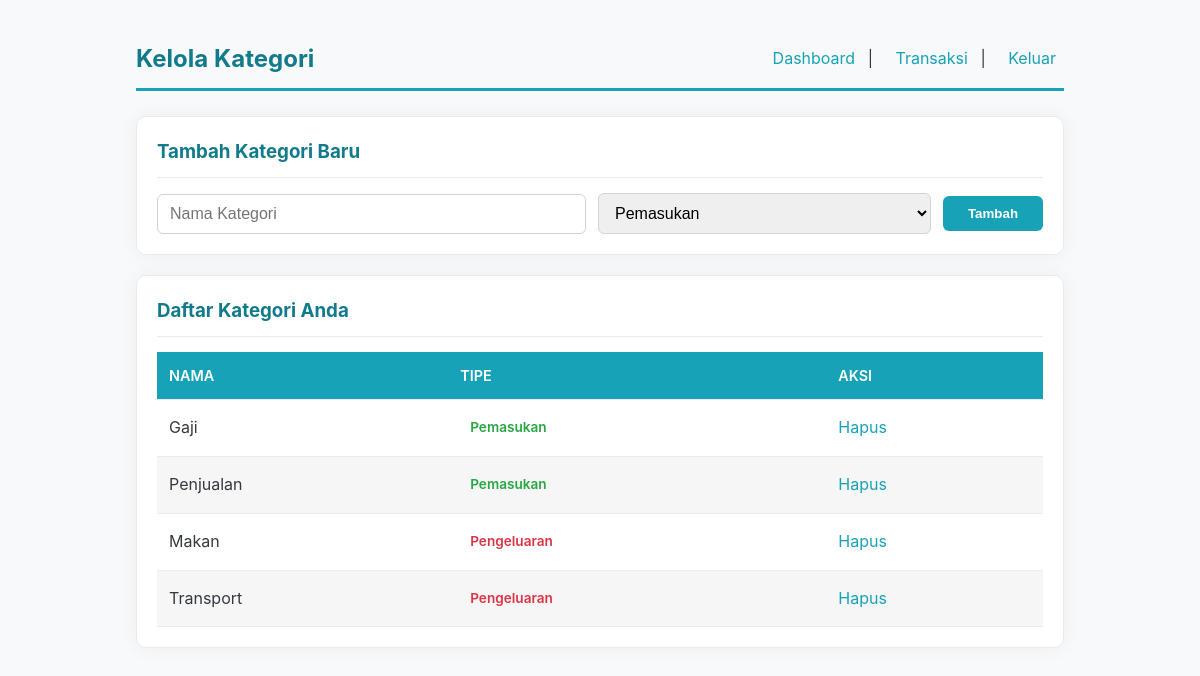
The app's page /categories.php (signed in) with its own data.
### tables this page shows
CREATE TABLE categories (
  id INT AUTO_INCREMENT PRIMARY KEY,
  user_id INT NOT NULL,
  name VARCHAR(100) NOT NULL,
  type ENUM('income','expense') NOT NULL,
  FOREIGN KEY (user_id) REFERENCES users(id) ON DELETE CASCADE
);

### public/categories.php (the view, shortened to what this page needs)
<?php
require_once __DIR__ . '/../db.php';
$uid = $_SESSION['user_id'];
$catStmt = $pdo->prepare('SELECT * FROM categories WHERE user_id = ? ORDER BY type, name');
$catStmt->execute([$uid]);
$categories = $catStmt->fetchAll(PDO::FETCH_ASSOC);
?>
<!DOCTYPE html>
<html lang="id">
<head>
</head>
<body>
<header>
    <h2>Kelola Kategori</h2>
    <div><a href="index.php">Dashboard</a> | <a href="transactions.php">Transaksi</a> | <a href="logout.php">Keluar</a></div>
</header>
<div class="card">
    <h3>Tambah Kategori Baru</h3>
    <form method="post" action="categories.php">
        <div class="form-row">
            <input name="name" placeholder="Nama Kategori" required>
            <select name="type" required>
                <option value="income">Pemasukan</option>
            </select>
            <button type="submit">Tambah</button>
        </div>
    </form>
</div>
<div class="card">
    <h3>Daftar Kategori Anda</h3>
    <table class="table">
        <thead><tr><th>Nama</th><th>Tipe</th><th>Aksi</th></tr></thead>
        <tbody>
            <?php foreach($categories as $c): ?>
            <tr>
                <td><?= htmlspecialchars($c['name']) ?></td>
                <td><span class="badge <?= $c['type'] ?>"><?= $c['type'] == 'income' ? 'Pemasukan' : 'Pengeluaran' ?></span></td>
                <td>
                    <a href="categories.php?delete_id=<?= $c['id'] ?>" onclick="return confirm('Menghapus kategori akan mengatur category_id pada transaksi terkait menjadi NULL. Lanjutkan?')">Hapus</a>
                </td>
            </tr>
            <?php endforeach; ?>
        </tbody>
    </table>
</div>
</body>
</html>

### public/categories.php (style rules this page uses)
:root { --primary-color: #17a2b8; --primary-dark: #117a8b; --bg-light: #f8f9fa; --text-dark: #343a40; --card-bg: #fff; --border-color: #e9ecef; --income-color: #28a745; --expense-color: #dc3545; }
* { box-sizing: border-box; }
body { font-family: -apple-system, BlinkMacSystemFont, "Segoe UI", Roboto, "Helvetica Neue", Arial, sans-serif; background-color: var(--bg-light); color: var(--text-dark); max-width: 960px; margin: 30px auto; padding: 0 16px; line-height: 1.6; }
h2, h3 { color: var(--primary-dark); margin-top: 0; }
a { color: var(--primary-color); text-decoration: none; transition: color 0.2s; }
header { display: flex; justify-content: space-between; align-items: center; padding: 10px 0; margin-bottom: 25px; border-bottom: 3px solid var(--primary-color); }
header h2 { font-weight: 700; margin: 0; }
header div a { margin-left: 10px; padding: 5px 8px; border-radius: 4px; }
.card { background-color: var(--card-bg); border: 1px solid var(--border-color); border-radius: 10px; padding: 20px; margin: 20px 0; box-shadow: 0 0 20px rgba(0, 0, 0, 0.05); }
.card h3 { padding-bottom: 10px; margin-bottom: 15px; border-bottom: 1px solid var(--border-color); }
.form-row { display: flex; gap: 12px; flex-wrap: wrap; align-items: center; }
input, select { padding: 10px 12px; border: 1px solid #ced4da; border-radius: 6px; flex-grow: 1; font-size: 1em; min-width: 150px; transition: border-color 0.2s, box-shadow 0.2s; }
button { padding: 10px 15px; border: none; border-radius: 6px; cursor: pointer; background-color: var(--primary-color); color: white; font-weight: 600; transition: background-color 0.2s; }
button[type="submit"] { min-width: 100px; }
.card .form-row { justify-content: space-between; }
.income { color: var(--income-color) !important; }
.expense { color: var(--expense-color) !important; }
.table { width: 100%; border-collapse: collapse; }
.table th, .table td { padding: 12px; border-bottom: 1px solid var(--border-color); text-align: left; }
.table th { background-color: var(--primary-color); color: white; font-weight: 600; text-transform: uppercase; font-size: 0.9em; }
.table tr:nth-child(even) { background-color: #f6f6f6; }
.badge { padding: 5px 10px; border-radius: 15px; font-size: 0.85em; font-weight: 600; display: inline-block; white-space: nowrap; }

### records on screen
categories: name "Gaji", type "Pemasukan"
categories: name "Penjualan", type "Pemasukan"
categories: name "Makan", type "Pengeluaran"
categories: name "Transport", type "Pengeluaran"
